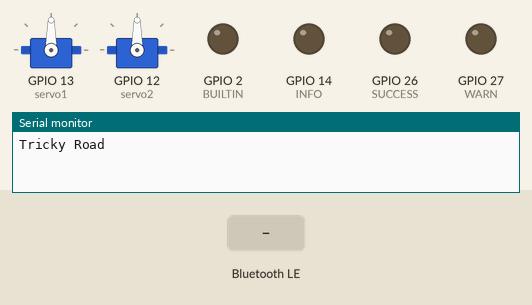
Simulated run of this sketch. Board: ESP32. Shown: 2 × servo, output pins drawn as LEDs (lit = HIGH), the last lines printed to the serial monitor. The test bench sets the inputs (shaded band). Nothing arrives over Bluetooth unless stated; a phone connects over Bluetooth LE 3 s after start.

Above: at 1.2 s.
1.3 s: Bluetooth LE write "," received
4.3 s: Bluetooth LE write "5" received
At 5.7 s:
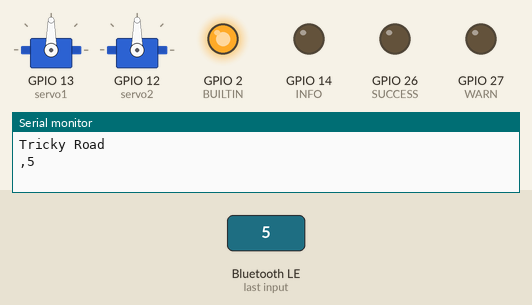
Timing chart, 0 to 7.3 s (numbered marks = the images above; inputs shaded):
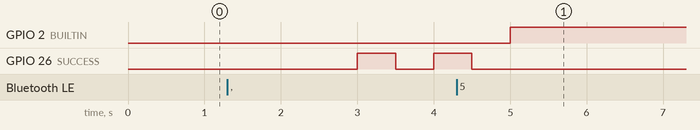

The sketch:

sketch_dec03b.ino
```cpp
/*Program to use GATT service on ESP32 to send Battery Level
 * ESP32 works as server - Mobile as client
 * Program by: B.Aswinth Raj
 * Dated on: 13-10-2018
 * Website: www.circuitdigest.com
 */


#include <BLEDevice.h>
#include <BLEUtils.h>
#include <BLEServer.h> //Library to use BLE as server
#include <BLE2902.h>
#include <ESP32Servo.h>

#define BUILTIN 2
#define INFO 14
#define WARN 27
#define SUCCESS 26
#define N_DATA 2

Servo servo1;
Servo servo2;


bool _BLEClientConnected = false;
String value = "toto";

unsigned int i = 0;

String sx = "";
String sy = "";
int x = 0;
int y = 0;
int lastX = 0;
int lastY = 0;
int deltaX = 0;
int deltaY = 0;
int temp = 0;

int cmt = 10;

bool virg = false;
String data = "";

#define HIDservice BLEUUID((uint16_t)0x1812)

BLECharacteristic HIDCharacteristicTX(BLEUUID((uint16_t)0x2A3D), BLECharacteristic::PROPERTY_READ | BLECharacteristic::PROPERTY_NOTIFY);
BLECharacteristic HIDCharacteristicRX(BLEUUID((uint16_t)0x2A3D), BLECharacteristic::PROPERTY_WRITE);

BLEDescriptor Descriptor(BLEUUID((uint16_t)0x2901));

void hintLed(int w = 100, int n = 1, int pinout = BUILTIN) {
  for(int i = 0;i < n;i++) {
    digitalWrite(pinout, HIGH);
    delay(w);
    digitalWrite(pinout, LOW);
    delay(w);
  }
}

class MyServerCallbacks : public BLEServerCallbacks {
    void onConnect(BLEServer* pServer) {
      _BLEClientConnected = true;
      hintLed(500,2, SUCCESS);
      digitalWrite(BUILTIN, HIGH);
    };
    void onDisconnect(BLEServer* pServer) {
      _BLEClientConnected = false;
      hintLed(200,4, WARN);
      digitalWrite(BUILTIN, LOW);
    };
};

class CharacteristicCallbacks: public BLECharacteristicCallbacks {
  void onWrite(BLECharacteristic *pCharacteristic) {
    std::string rxValue = pCharacteristic->getValue();

    // hintLed(200,1, SUCCESS);
    if (rxValue.length() > 0) {
        value = "";
        for (int i = 0; i < rxValue.length(); i++) {
          Serial.print(rxValue[i]);
          value += rxValue[i];
        }
      }
     // hintLed(300,3,SUCCESS);
    }

};

void InitBLE() {
  BLEDevice::init("TrickyRoad");

  // Create the BLE Server
  BLEServer *pServer = BLEDevice::createServer();

  pServer->setCallbacks(new MyServerCallbacks());

  // Create the BLE Service
  BLEService *pBattery = pServer->createService(HIDservice);

  // ************** TX ***************

  pBattery->addCharacteristic(&HIDCharacteristicTX);

  Descriptor.setValue("value");
  HIDCharacteristicTX.addDescriptor(&Descriptor);

  HIDCharacteristicTX.addDescriptor(new BLE2902());

  // ************** RX ***************

  pBattery->addCharacteristic(&HIDCharacteristicRX);

  HIDCharacteristicRX.setCallbacks(new CharacteristicCallbacks());

  pServer->getAdvertising()->addServiceUUID(HIDservice);

  pBattery->start();
  // Start advertising
  pServer->getAdvertising()->start();
}

void setup() {
  Serial.begin(115200);

  Serial.println("Tricky Road");

  pinMode(BUILTIN, OUTPUT);
  pinMode(INFO, OUTPUT);
  pinMode(WARN, OUTPUT);
  pinMode(SUCCESS, OUTPUT);

  servo1.attach(13);
  servo2.attach(12);

  InitBLE();
}
  uint8_t level = 57;
  String okValue = "ok";
  String totoValue = "toto";

void loop() {
  // HIDCharacteristic.setValue(level, 1);
  // HIDCharacteristic.setValue(value.c_str());
  HIDCharacteristicTX.notify();
  if(_BLEClientConnected) {
    data = value;
    i = 0;
    sx = "";
    sy = "";
    virg = false;

    while(i < data.length()) {
      if(data[i] == ',') virg = true;
      else {
        if(virg) sy += data[i];
        else sx += data[i];
      }
      i++;
    }

    x = sx.toInt();
    y = sy.toInt();

    if(virg && x > 0 && x < 180 && y > 0 && y < 180) {
      servo1.write(x);
      servo2.write(y);

      deltaX = x - lastX;
      deltaY = y - lastY;

      if(deltaX > deltaY) temp = abs(deltaX);
      else temp = abs(deltaX);

      // temp = temp * 1.8;

      lastX = x;
      lastY = y;
      delay(temp);
    }
  }

}
```
